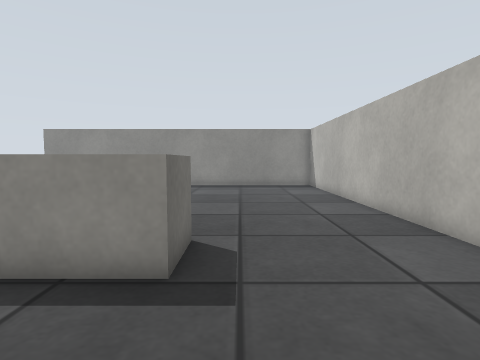
view 1 (above)

13 first-person views from a walk through a robot-simulator world made for Webots. The camera is 0.43 m above the floor, tilts 4° down and sees 80° across. The floor is counted in squares, 0.25 m on a side. Each view is taken from the middle of a square. On the plan, view 1 faces up. The plan holds only what a view shows up to about 15 squares ahead; the rest is blank. Robots are left out. Webots' stock objects and surfaces are drawn as simple stand-ins.

view 2
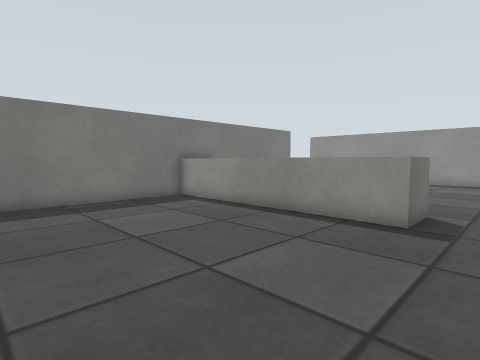

view 3
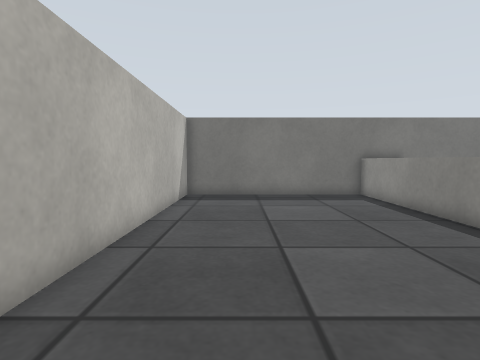

view 4
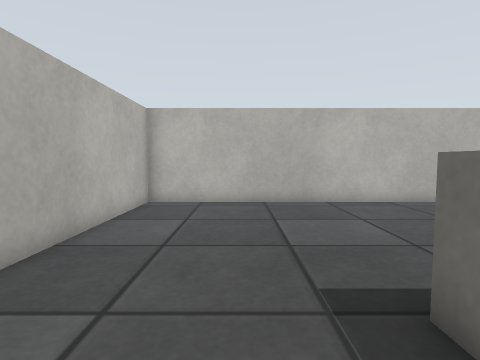

view 5
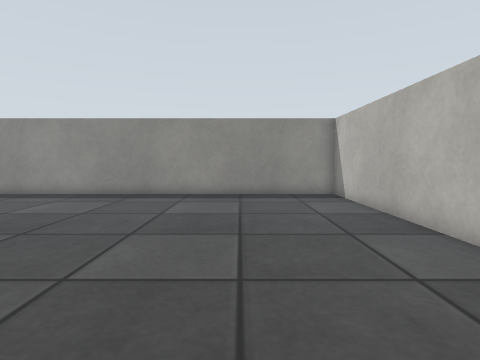

view 6
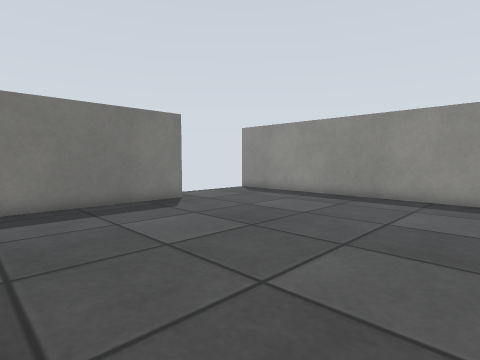

view 7
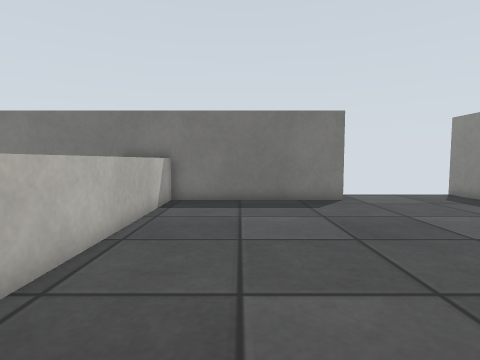

view 8
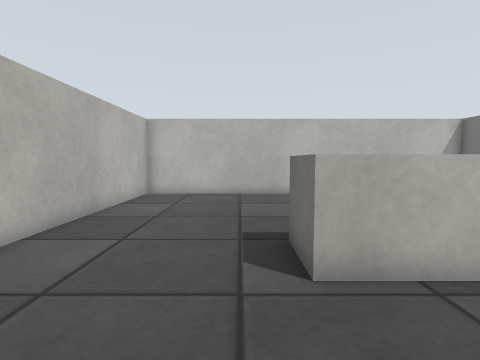

view 9
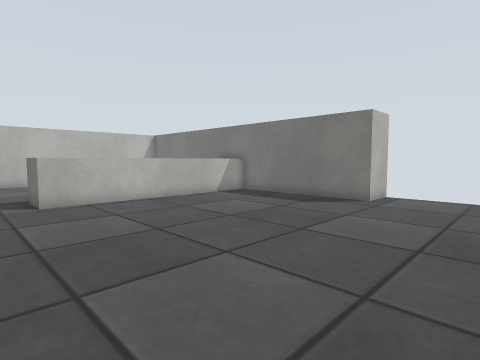

view 10
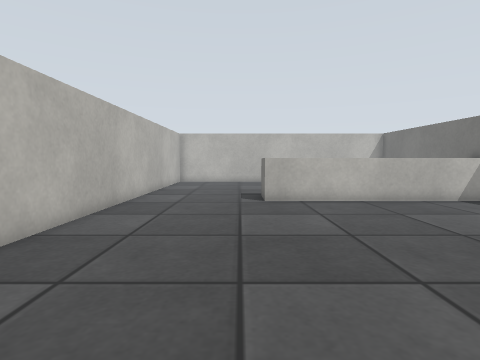

view 11
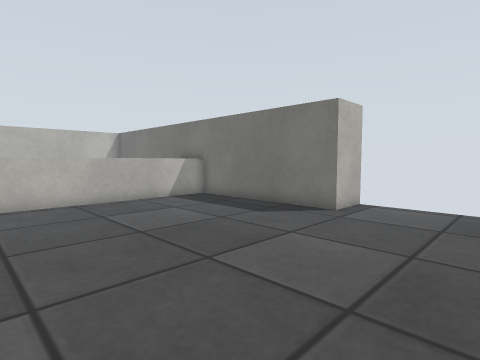

view 12
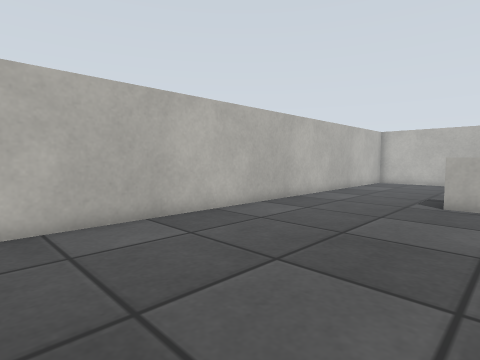

view 13
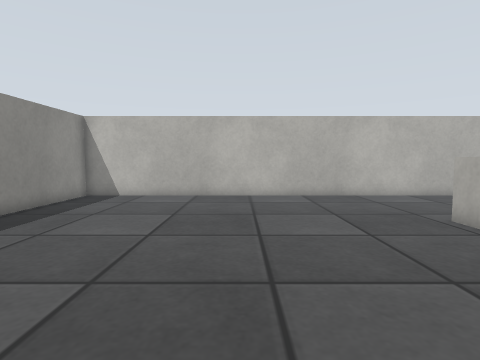

### Floor plan
Points are (right, up) in squares from view 1. A wall is a line through its corners. A room is listed if a view was taken in it or the views show most of it. See-through windows are left out.
Room 1 (views 1, 2, 3, 4, 5, 6)
walls: (-11.2, 4.9) (-11.2, -4.6) (4.8, -4.6) (4.8, 7.4)
low walls: (-1, 6) (-1, 4) (-11.3, 4)
ways out: opening at (2, 6.8) to room 2
Room 2 (views 7, 8, 9, 10, 11, 12, 13)
walls: (-13.3, 13.4) (-11.2, 13.4) (-11.2, 4.9); (4.8, 7.4) (4.8, 19.4) (-13.3, 19.4)
low walls: (-11.3, 6) (-1, 6)
ways out: opening at (2, 6.8) to room 1

Where each view was taken, in squares from view 1:
view 1: 0 up, 0 right, facing up
view 2: 4 down, 1 right, facing up-left
view 3: 2 down, 3 right, facing left
view 4: 7 up, 1 right, facing down
view 5: 5 up, 0 right, facing up
view 6: 6 up, 0 right, facing up-left
view 7: 9 up, 1 right, facing left
view 8: 10 up, 0 right, facing down
view 9: 18 up, 1 right, facing down-left
view 10: 18 up, 0 right, facing down
view 11: 18 up, 2 left, facing down-left
view 12: 18 up, 3 left, facing down-right
view 13: 12 up, 9 left, facing right
